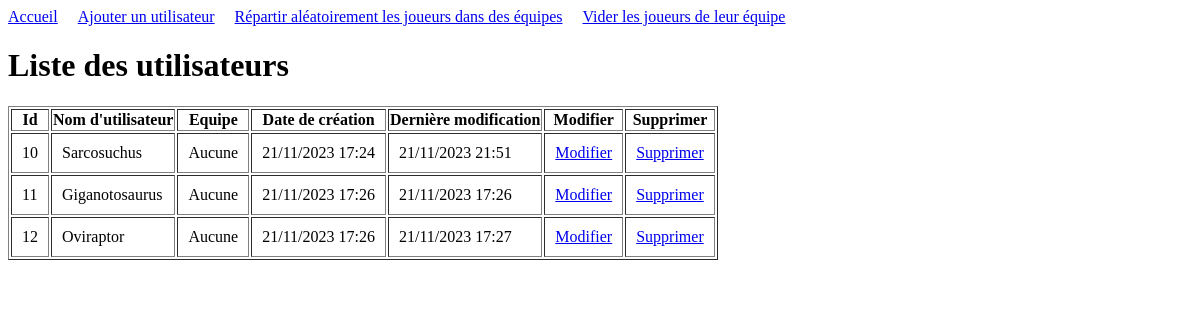
Page /app/users/list/ on the earlier database version.
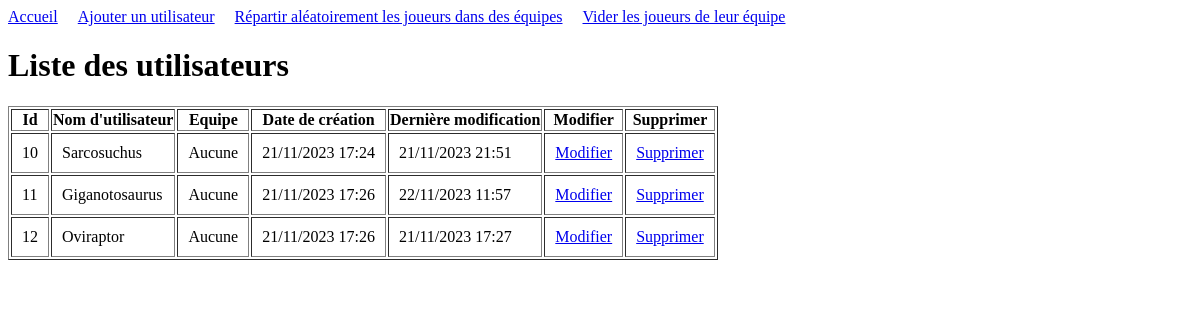
Same page on the later database version.
### app/models.py (models this page shows, shortened)
class Users(models.Model):
    username = models.CharField(max_length=20, unique=True)
    password = models.CharField(max_length=100)
    isAdmin = models.BooleanField(default=False)
    team = models.ForeignKey(Teams, on_delete=models.SET_NULL, null=True, blank=True)
    created = models.DateTimeField(default=timezone.datetime.now())
    updated = models.DateTimeField(default=timezone.datetime.now())

### app/views/users_view.py (the view)
# urls.py: path('users/list/',  UsersList.as_view(), name='users_list'),
class UsersList(View):
    def get(self, request):
        try :
            users = Users.objects.select_related('team').values('id', 'username', 'created', 'updated', 'team__name')
            return render(request, template_name='users/users_list.html',
                        context={'users' : users})
        except Exception:
            return HttpResponseServerError("Impossible de charger la liste d'utilisateurs")

### app/templates/users/users_list.html (shortened to what this page needs)
<div class="flex">
    <a href="{% url 'app_home' %}">Accueil</a>
    <span style="width:20px"></span>
    <a href="{% url 'users_create' %}">Ajouter un utilisateur</a>
    <span style="width:20px"></span>
    <a href="{% url 'users_shuffle' %}">Répartir aléatoirement les joueurs dans des équipes</a>
    <span style="width:20px"></span>
    <a href="{% url 'users_reset' %}">Vider les joueurs de leur équipe</a>
</div>
<h1>Liste des utilisateurs</h1>
<table border='1'>
    <tr>
        <th>Id</th>
        <th>Nom d'utilisateur</th>
        <th>Equipe</th>
        <th>Date de création</th>
        <th>Dernière modification</th>
        <th>Modifier</th>
        <th>Supprimer</th>
    </tr>
    {% for user in users %}
        <tr>
            <td>{{ user.id }}</td>
            <td>{{ user.username }}</td>
            {% if user.team__name %}
                <td>{{ user.team__name }}</td>
            {% else %}
                <td>Aucune</td>
            {% endif %}
            <td>{{ user.created|date:"d/m/Y H:i" }}</td>
            <td>{{ user.updated|date:"d/m/Y H:i" }}</td>
            <td><a href="{% url 'users_update' user.id %}">Modifier</a></td>
            <td><a href="{% url 'users_delete' user.id %}">Supprimer</a></td>
        </tr>
    {% endfor %}
</table>

Differences in the rows shown:
changed Users "Giganotosaurus": updated "21/11/2023 17:26" → "22/11/2023 11:57"
